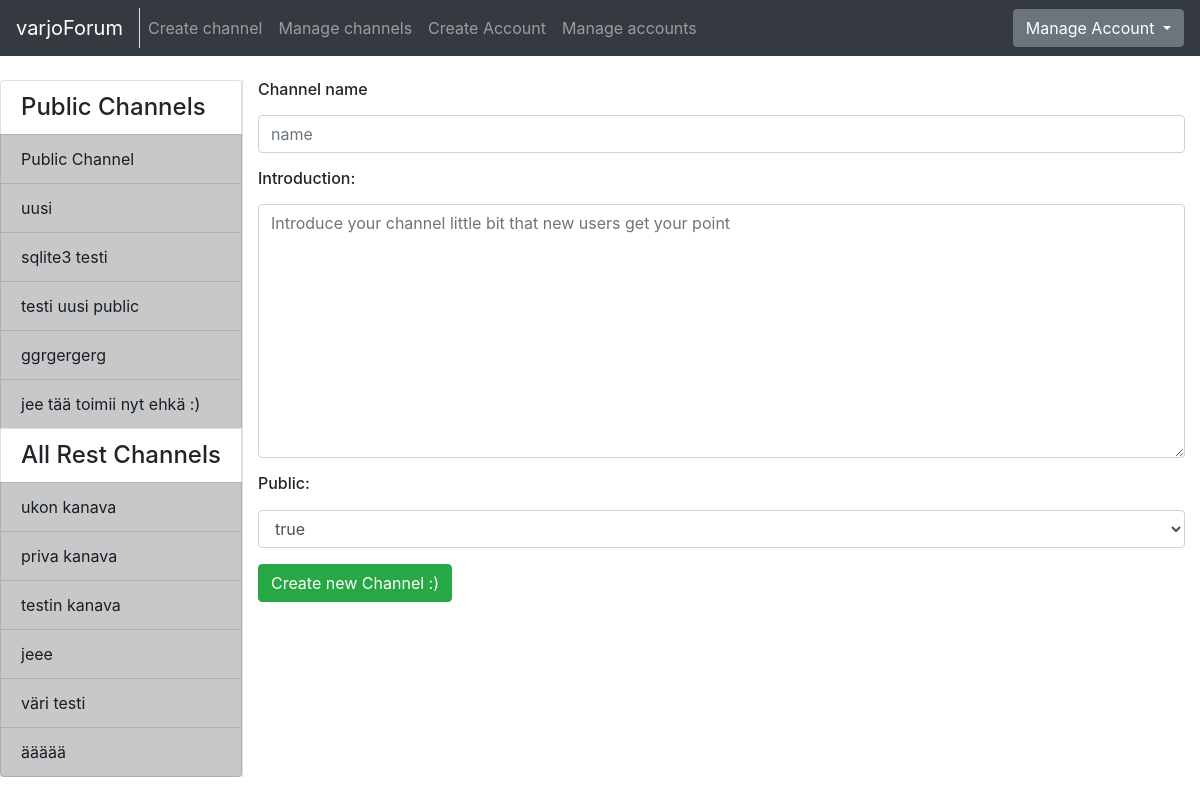
/channels/new/ (signed in), run on the app's committed database.
### application/channels/models.py (models this page shows, shortened)
class Channel(Base):
    name = db.Column(db.String(144), nullable=False)
    introduction = db.Column(db.Text, nullable=False)
    master_id = db.Column(db.Integer, nullable=False)
    public = db.Column(db.Boolean, nullable=False)
    messages = db.relationship("Message", backref='Channel', lazy=True)
    accounts = db.relationship('Account', secondary=accounts, lazy='subquery',
        backref=db.backref('channels', lazy=True))
    @staticmethod
    def get_my_channels(account_id):
        stmt = text("SELECT Channel.id, Channel.name, Channel.master_id"
                    " FROM Channel, Account, Accounts"
                    " WHERE Channel.id = Accounts.channel_id"
                    " AND Channel.public = False"
                    " AND Account.id = Accounts.account_id"
                    " AND Account.id = :account_id"
                    " ORDER BY Channel.name").params(account_id=account_id)
        res = db.engine.execute(stmt)
        response = []
        for row in res:
            response.append({"channel_id":row[0], "channel_name":row[1], "master_id":row[2]})
        return response
    @staticmethod
    def get_channels_where_not_in(account_id):
        stmt = text("SELECT channel.id, channel.name, channel.public"
                    " FROM Channel"
                    " WHERE Channel.id NOT IN ("
                        " SELECT Channel.id"
                            " FROM Channel, Account, Accounts"
                            " WHERE Channel.id = Accounts.channel_id"
                            " AND Account.id = Accounts.account_id"
                            " AND Account.id = :account_id"
                            " )").params(account_id=account_id)
        res = db.engine.execute(stmt)
        response = []
        for row in res:
            response.append({"id":row[0], "name":row[1], "public":row[2]})
        return response
    @staticmethod
    def get_all_publics():
        stmt = text("SELECT Channel.id, Channel.name"
                    " FROM Channel"
                    " WHERE Channel.public = True")
        res = db.engine.execute(stmt)
        response = []
        for row in res:
            response.append({"id":row[0], "name":row[1]})
        return response

### application/channels/views.py (the view, shortened to what this page needs)
@app.route("/channels/new/", methods=["GET", "POST"])
@login_required
def channels_create():
    if request.method == "GET":
        return render_template("channels/new.html",
                                channelform = ChannelForm(),
                                my_channels=Channel.get_my_channels(current_user.id),
                                all_channels=Channel.get_channels_where_not_in(current_user.id),
                                public_channels=Channel.get_all_publics())

### application/channels/forms.py
class ChannelForm(FlaskForm):
    name = TextField("Channel name", [validators.Length(min=2), validators.DataRequired()])
    introduction = TextAreaField("Introduction", [validators.Length(min=2), validators.DataRequired()])
    public = SelectField("Public", choices=[('true', 'true'), ('false', 'false')])
    class Meta:
        csrf = False

### application/__init__.py (called while the page is built)
@login_manager.user_loader
def load_user(account_id):
  return Account.query.get(account_id)

### application/templates/channels/new.html (shortened to what this page needs)
{% extends "layout.html" %}
{% block body %}
<form method="POST" action="{{ url_for('channels_create') }}" name="channelform">
  <div class="form-group">
    <h6>{{ channelform.name.label }}</h6>
    {{ channelform.name(class="form-control", placeholder="name") }}
    <h6 >{{ channelform.introduction.label }}:</h6>
    {{ channelform.introduction(class="form-control", rows=10, placeholder="Introduce your channel little bit that new users get your point") }}
    <h6 >{{ channelform.public.label }}:</h6>
    {{ channelform.public(class="form-control") }}
  </div>
  <button type="submit" class="btn btn-success" >Create new Channel :)</button>
</form>
{% endblock %}

### application/templates/layout.html (shortened to what this page needs)
<!DOCTYPE html>
  <html>
    <head>
      <link rel="stylesheet" href="https://maxcdn.bootstrapcdn.com/bootstrap/4.0.0/css/bootstrap.min.css">
    </head>
    <body>
      <nav class="navbar navbar-expand-md navbar-dark bg-dark mb-4">
        <div class="border-right">
          <a class="navbar-brand" href="{{ url_for('index') }}">varjoForum</a>
        </div>
        <div class="collapse navbar-collapse" id="navbarCollapse">
          <ul class="navbar-nav mr-auto">
            {% if current_user.is_authenticated %}
              <li class="nav-item">
                <a class="nav-link" href="{{ url_for('channels_create') }}">Create channel</a>
              </li>
            {% endif %}
            {% if current_user.admin == True %}
              <li class="nav-item">
                <a href="{{ url_for('channel_manager') }}" class="nav-link">Manage channels</a>
              </li>
              <li class="nav-item">
                <a href="{{ url_for('account_create') }}" class="nav-link">Create Account</a>
              </li>
              <li class="nav-item">
                <a class="nav-link" href="{{ url_for('account_list') }}">Manage accounts</a>
              </li>
            {% endif %}
          </ul>
            {% if current_user.is_authenticated %}
            <div class="btn-group">
              <button type="button" class="btn btn-secondary dropdown-toggle" data-toggle="dropdown" aria-haspopup="true" aria-expanded="false">
                  Manage Account
              </button>
            </div>
            {% else %}
            <a class="btn btn-success" href="{{ url_for('auth_login') }}">Login</a>
            {% endif %}
        </div>
      </nav>
      <div class="container-fluid" >
        <div class="row">
            <div class="border-right">
              <div class="col-sx" >
                <div style="float: left">
                  <div class="list-group">
                  {% if current_user.is_authenticated %}
                    <h4 class="list-group-item">Public Channels</h4>
                    {% for public in public_channels %}
                      <a href="{{ url_for('one_channel_index', channel_id=public.id, sort='first') }}"
                          class="list-group-item list-group-item-action list-group-item-dark">
                        {{ public.name }}
                      </a>
                    {% endfor %}
                    <h4 class="list-group-item">All Rest Channels</h4>
                {% else %}
                {% if all_channels %}
                <h4 class="list-group-item">All Channels</h4>
                {% endif %}
                {% endif %}
                {% for channel in all_channels %}
                  {% if channel.public == False %}
                  <a href="{{ url_for('one_channel_index', channel_id=channel.id, sort='first') }}"
                      class="list-group-item list-group-item-action list-group-item-dark">
                    {{ channel.name }}
                  </a>
                  {% endif %}
                {% endfor %}
              </div>
              </div>
              </div>
          </div>
          <div class="col">
            {% block body %}{% endblock %}
          </div>
        </div>
    </body>
  </html>

### data on the page
Channel: name "Public Channel"
Channel: name "uusi"
Channel: name "sqlite3 testi"
Channel: name "testi uusi public"
Channel: name "ggrgergerg"
Channel: name "jee tää toimii nyt ehkä :)"
Channel: name "ukon kanava"
Channel: name "priva kanava"
Channel: name "testin kanava"
Channel: name "jeee"
Channel: name "väri testi"
Channel: name "äääää"

### other printed values
{{ channelform.name.label }} "Channel name"
{{ channelform.introduction.label }} "Introduction"
{{ channelform.public.label }} "Public"
